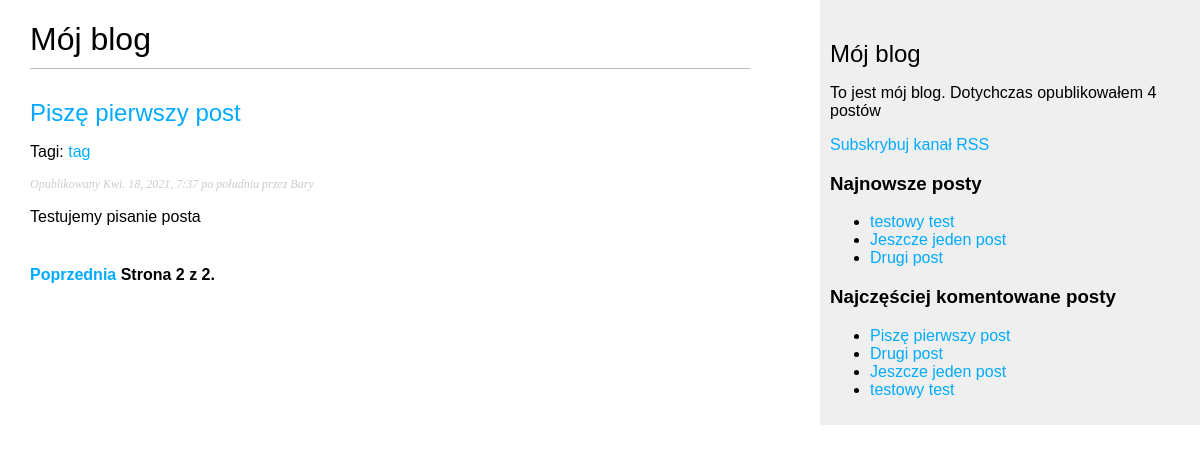
/blog/?page=2, run on an earlier commit of the app's database.
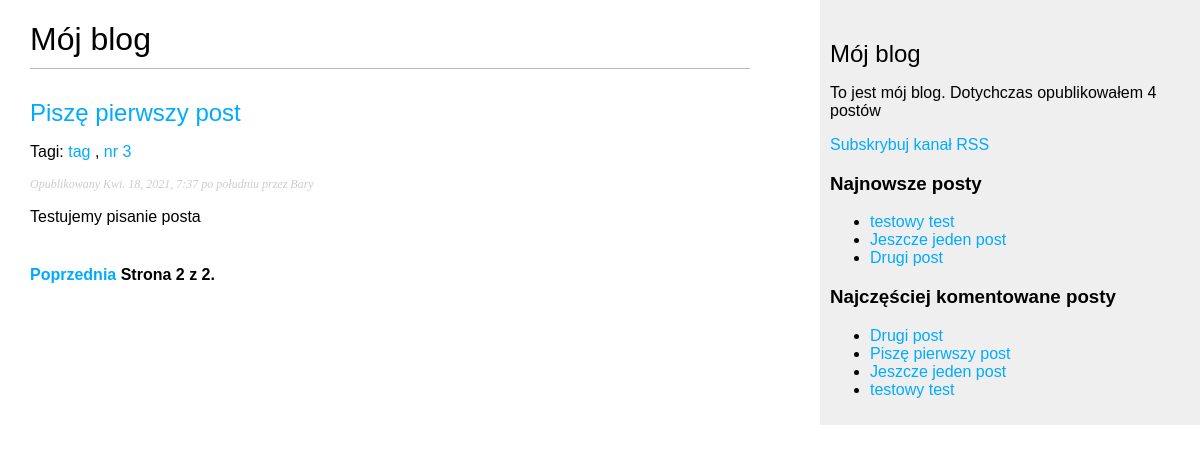
And on a later commit of the database.
### blog/models.py (models this page shows, shortened)
class Post(models.Model):
    STATUS_CHOICES = (
        ('draft', 'Roboczy'),
        ('published', 'Opublikowany'),
    )
    objects = models.Manager() # Menedżer domyślny
    published = PublishedManager() # Menedżer niestandardowy
    title = models.CharField(max_length=250)
    slug = models.SlugField(max_length=250,
                            unique_for_date='publish')
    author = models.ForeignKey(User, related_name='blog_posts', on_delete=models.CASCADE)
    body = models.TextField()
    publish = models.DateTimeField(default=timezone.now)
    created = models.DateTimeField(auto_now_add=True)
    updated = models.DateTimeField(auto_now=True)
    status = models.CharField(max_length=10,
                              choices=STATUS_CHOICES,
                              default='draft')
    class Meta:
        ordering = ('-publish',)
    def get_absolute_url(self):
        return  reverse('blog:post_detail',
                        args=[self.publish.year,
                              self.publish.strftime('%m'),
                              self.publish.strftime('%d'),
                              self.slug])
    tags = TaggableManager()

### blog/views.py (the view)
# urls.py: url(r'^tag/(?P<tag_slug>[-\w]+)/$', views.post_list,
def post_list(request, tag_slug=None):
    object_list = Post.published.all()
    tag = None
    if tag_slug:
        tag = get_object_or_404(Tag, slug = tag_slug)
        object_list = object_list.filter(tags__in=[tag])
    paginator = Paginator(object_list, 3) #Trzy posty na każdej stronie
    page = request.GET.get('page')
    try:
        posts = paginator.page(page)
    except PageNotAnInteger:
        posts = paginator.page(1)
    except EmptyPage:
        posts = paginator.page(paginator.num_pages)
    return render(request,
                  'blog/post/list.html',
                  {'page': page,
                    'posts': posts,
                   'tag': tag})

### blog/models.py (called while the page is built)
    def get_queryset(self):
        return super(PublishedManager,
                     self).get_queryset()\
                            .filter(status='published')

### blog/templatetags/blog_tags.py (called while the page is built)
@register.simple_tag
def total_posts():
    return Post.published.count()

@register.inclusion_tag('blog/post/latest_posts.html')
def show_latest_posts(count=5):
    latest_posts = Post.published.order_by('-publish')[:count]
    return {'latest_posts': latest_posts}

@register.simple_tag
def get_most_commented_posts(count=5):
    return Post.published.annotate(
                 total_comments=Count('comments')
    ).order_by('-total_comments')[:count]

@register.filter(name='markdown')
def markdown_format(text):
    return mark_safe(markdown.markdown(text))

### blog/templates/blog/post/list.html (shortened to what this page needs)
{% extends "blog/base.html" %}
{% load blog_tags %}
{% block content %}
    <h1>Mój blog</h1>
    {% for post in posts %}
        <h2>
            <a href="{{ post.get_absolute_url }}">
                {{ post.title }}
            </a>
        </h2>
        <p class="tags">
            Tagi:
            {% for tag in post.tags.all %}
                <a href="{% url "blog:post_list_by_tag" tag.slug %}">
                    {{ tag.name }}
                </a>
                {% if not forloop.last %}, {% endif %}
            {% endfor %}
        </p>
        <p class="date">
            Opublikowany {{ post.publish }} przez {{ post.author }}
        </p>
        {{ post.body|markdown|truncatewords_html:30 }}
    {% endfor %}
    {% include "pagination.html" with page=posts %}
{% endblock %}

### blog/templates/blog/base.html (shortened to what this page needs)
{% load static %}
{% load blog_tags %}
<!DOCTYPE html>
<html lang="en">
<head>
    <link href="{% static "css/blog.css" %}" rel="stylesheet">
</head>
<body>
    <div id="content">
        {% block content%}
        {% endblock%}
    </div>
    <div id="sidebar">
        <h2>Mój blog</h2>
            <p>To jest mój blog. Dotychczas opublikowałem {% total_posts %} postów</p>
            <p><a href="{% url "blog:post_feed" %}">Subskrybuj kanał RSS</a></p>
        <h3>Najnowsze  posty</h3>
        {% show_latest_posts 3 %}
        <h3>Najczęściej komentowane posty</h3>
        {% get_most_commented_posts as most_commented_posts %}
        <ul>
        {% for post in most_commented_posts %}
            <li>
                <a href="{{ post.get_absolute_url }}">{{ post.title }}</a>
            </li>
        {% endfor %}
        </ul>
    </div>
</body>
</html>

### blog/templates/blog/post/latest_posts.html
<ul>
    {%for post in latest_posts %}
        <li>
            <a href="{{ post.get_absolute_url }}">{{ post.title }}</a>
        </li>
    {% endfor %}
</ul>

What changed in the data, as far as the page shows it:
shown differently, row unchanged: Tag "tag": now shows ","
added Tag: name "nr 3", shown under Post "Piszę pierwszy post"
shown differently, row unchanged: Post "Drugi post": moves up the list
